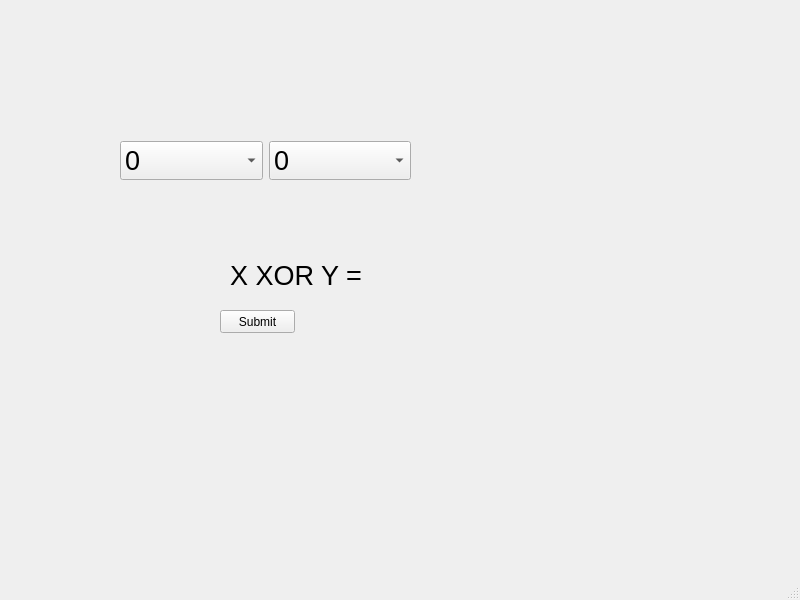
<?xml version="1.0" encoding="UTF-8"?>
<ui version="4.0">
 <class>MainWindow</class>
 <widget class="QMainWindow" name="MainWindow">
  <property name="geometry">
   <rect>
    <x>0</x>
    <y>0</y>
    <width>800</width>
    <height>600</height>
   </rect>
  </property>
  <property name="windowTitle">
   <string>MainWindow</string>
  </property>
  <widget class="QWidget" name="centralwidget">
   <widget class="QWidget" name="horizontalLayoutWidget">
    <property name="geometry">
     <rect>
      <x>120</x>
      <y>100</y>
      <width>291</width>
      <height>121</height>
     </rect>
    </property>
    <layout class="QHBoxLayout" name="horizontalLayout">
     <item>
      <widget class="QComboBox" name="comboX">
       <property name="font">
        <font>
         <pointsize>20</pointsize>
        </font>
       </property>
       <item>
        <property name="text">
         <string>0</string>
        </property>
       </item>
       <item>
        <property name="text">
         <string>1</string>
        </property>
       </item>
      </widget>
     </item>
     <item>
      <widget class="QComboBox" name="comboY">
       <property name="font">
        <font>
         <pointsize>20</pointsize>
        </font>
       </property>
       <item>
        <property name="text">
         <string>0</string>
        </property>
       </item>
       <item>
        <property name="text">
         <string>1</string>
        </property>
       </item>
      </widget>
     </item>
    </layout>
   </widget>
   <widget class="QPushButton" name="pushButton">
    <property name="geometry">
     <rect>
      <x>220</x>
      <y>310</y>
      <width>75</width>
      <height>23</height>
     </rect>
    </property>
    <property name="text">
     <string>Submit</string>
    </property>
   </widget>
   <widget class="QLabel" name="label">
    <property name="geometry">
     <rect>
      <x>230</x>
      <y>260</y>
      <width>141</width>
      <height>31</height>
     </rect>
    </property>
    <property name="font">
     <font>
      <pointsize>20</pointsize>
     </font>
    </property>
    <property name="text">
     <string>X XOR Y =</string>
    </property>
   </widget>
  </widget>
  <widget class="QMenuBar" name="menubar">
   <property name="geometry">
    <rect>
     <x>0</x>
     <y>0</y>
     <width>800</width>
     <height>22</height>
    </rect>
   </property>
  </widget>
  <widget class="QStatusBar" name="statusbar"/>
 </widget>
 <resources/>
 <connections/>
</ui>
